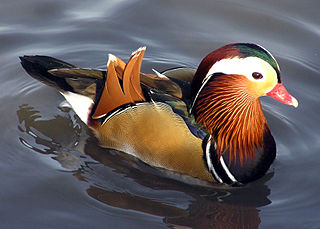
#> input picture 01 Computer Vision Basics/opencv.jpg, 320 x 229 px, found by its file name
$ jupyter execute OpenCV_for_Images.ipynb   (shell and % lines are left out)
#> lines starting #> are read from the running program, lines starting #| are printed output that depends on the picture
<a href="https://colab.research.google.com/github/e-abtahi/Computer_Vision_Portfolio/blob/main/01_Computer_Vision_Basics/OpenCV_for_Images.ipynb" target="_parent"></a>

# **Working with Images using OpenCV**

<b>OpenCV</b> stands for Open Source Computer Vision.<br>
In this notebook we will learn to use the OpenCV library.

You can find out more about the OpenCV library <a href = "https://opencv.org/"> **here**</a>.

## **OpenCV**
- **OpenCV** is a huge open-source **library** for **computer vision**, **machine learning**, and **image processing**.
-  It can process images and videos to identify objects, faces, or even human handwriting.
- It can also be integrated with other libraries such as **Numpy** (Python), which are capable of processing the OpenCV array structure.
- OpenCV is used to identify image patterns and various features of the image, by using vector space and performing mathematical operations on these features.

### Here we will cover the following topics:
- Reading an image.
- Displaying the shape of an image.
- Saving the image.
- Resizing the image.
- Conversion of the image to grayscale.
- Extracting the RGB values of a pixel.
- Adjusting Brightness and Contrast.
- Gaussian Blurring to reduce the noise of an image.
- Images as a multidimensional array.

### We would encourage you to first go through the functions and operations discussed below, and then try to implement and practise the same on other images.

### **OpenCV Functions covered in the Notebook**

#### **1. The imread(), imshow() and imwrite() functions**
- **imread():** Used to read the image. Refer to the image in the current working directory or provide the full path to the image.
- **imshow():** Used to display the image in a window. For Colab operations, use <i>"import from google.colab.patches"</i> and <i>"import cv2_imshow()"</i> to display the image. We will use the same in this practice notebook.
- **imwrite():** Used to save an image to the current working directory. You can use this to apply preprocessing to your images and then save the edits.

#### **2. The shape of the image**
- **.shape:** After reading the image, use .shape to find the shape of the image.
- Also, printing a read image outputs the numpy arrray implementation of the image and suggests that the image is saved as a numpy array in the object.

#### **3. Resizing the image**
- **resize():** Used to resize the image to a desired size.
<br> Syntax - "*cv2.resize(image, (110, 110))*"
-  Image resizing can help in reducing the number of pixels in an image and that has computational advantages - It can reduce the time of training of a neural network as the more the number of pixels in an image, the more the number of input nodes, which in turn increases the complexity of the model.
- Image resizing also helps in zooming in to images, which may help in better feature extraction.
- Many a time, we may need to resize the image i.e. either shrink it or scale it up to meet certain image size requirements, so it is an important step in the process.

#### **4. Converting an image**
- **cvtColor():** Used to convert the images using a certain conversion scheme.<br>
Syntax - "*cv2.cvtColor(image, code)*"<br>
- The arguments for this function are the image and the coversion code that needs to be applied on the image. To grayscale the images for example, we use the conversion code 'cv2.COLOR_BGR2GRAY' as the second argument.

#### **5. Gaussian Blurring**
- **cv2.GaussianBlur():** Used to apply a Gaussian Blur to the image.<br>
Syntax - <i>cv2.GaussianBlur(image, (5, 5), 2).</i><br>
The image is passed to the function along with the kernel size - Ex: "*cv2.GaussianBlur(image, (5, 5))*". Play around with the kernel size and spot the differences in the blurring.

#### **6. Extracting the ROI (Region of Interest)**
- A simple slicing operation similar to how Numpy arrays are sliced, can be used to extract the required Region of Interest. <br>
Syntax - <i> image[30:200,30:200]</i><br>
This can be used to extract specific required regions from the image, and may be an important hyperparameter if we have images with high variability in terms of the locations of important pixels.

- Computers 'look' at images as multidimensional arrays or matrices, but they can also be treated like functions (Ex: Taking the derivative over an image's x-axis).
- In the upcoming code blocks, an image of a Mandarin Duck is loaded from the file system and loaded into memory. This is the image on which we will be performing image processing operations from OpenCV. This image matrix is 220 x 220 x 3 which represents the number of rows x number of columns x number of color channels (RGB/BGR).
- We can then plot that data to view the image.
- **Note:** When images are loaded in OpenCV, they return BGR (blue, green, red) channels, where as Matplotlib expects RGB (red, green, blue).
<br> Therefore, we may need to convert loaded image matrices from BGR to RGB or vice-versa when switching between the two libraries.

### **Why is cv2_imshow() used in Google Colab over the cv2.imshow() used on local Jupyter notebooks?**
> **cv2.imshow()** requires a server in order to display an image, which is not available in Colab as it is used on the browser. Hence this function is not compatible with Google Colab and not used in this notebook.
<br><br> Hence we will be using the **cv2_imshow()** function which is in the "*google.colab.patches*" module, to display images in Colab.
<br><br>**cv2_imshow()** can be used in Google Colab by importing the function as shown below:
<br>
`from google.colab.patches import cv2_imshow`<br>
`cv2_imshow()`

## **Using OpenCV in Google Colab**
Google Colab already comes with the OpenCV module pre-installed, and it gets updated to the latest version from time to time by Google.

So we do not need to install it again on Colab.

## **Installing OpenCV on a Local Machine**

You can uncomment and use the below lines of code to install OpenCV on your local machine.

[cell 1]
# !pip install opencv-python
# !pip install opencv-contrib-python

[cell 2]
from google.colab import drive
drive.mount('/content/drive')

## **Checking the OpenCV version installed**

[cell 3]
# Import OpenCV using the below code
import cv2
cv2.__version__

## **Reading and Displaying Images using OpenCV - Differences between OpenCV & Matplotlib**
- We can read an image stored in the same device folder, via the **imread()** function of OpenCV.
- The image read in can be displayed using the **imshow()** function of Matplotlib.
- Alternatively we can use the **imshow()** function of OpenCV as well.
<br> This function requires a window_name parameter along with the image.

[cell 4]
import numpy as np
import matplotlib.pyplot as plt
from google.colab.patches import cv2_imshow

# Reading the image
img = cv2.imread('/content/drive/MyDrive/opencv.jpg')
#> img is the input picture: shape (229, 320, 3); mean B, G, R 93, 92.2, 100.3
# Displaying the image using OpenCV
cv2_imshow(img)

As we see above, OpenCV is able to successfully display the image read in.

- However, **one important point to note about OpenCV** is **it uses the BGR color scheme**, and not RGB.
- So **every image read in using OpenCV's cv2.imread() function saves the image as a BGR array**, and not as an RGB array.

This is fine if we're only working with OpenCV functions throughout, but **if we switch to another library that expects RGB arrays instead of BGR**, such as Matplotlib, it will wrongly read the Red values as if they were Blue, and the Blue values as Red, as it is expecting the image in the RGB format.

This problem manifests in the next code block.

[cell 5]
# Displaying the OpenCV image using Matplotlib
plt.imshow(img)
# Since Matplotlib expects an RGB image but we gave it a BGR image from OpenCV, the red colors of the duck have turned blue

- It can clearly be observed from the above image, that Matplotlib's **plt.imshow()** function has assumed the red channel of the OpenCV image to be the blue channel, as Matplotlib expects RGB images instead of the the BGR scheme that OpenCV images work with.
- Hence the duck is now wrongly colored blue instead of red.

The difference of color format is as follows:
*   **OpenCV uses the BGR format** to store and display images.
*   **Matplotlib uses the RGB format** to display images.

This difference in color schemes between OpenCV and Matplotlib needs to be kept in mind whenever transitioning from one library to another.

## **Resizing Images**

### **1. Resizing to a Specific Height and Width**

[cell 6]
height = 400
width = 400
dimensions = (width, height)
new_image = cv2.resize(img, dimensions)
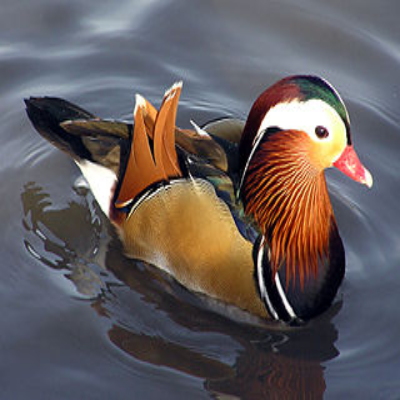
#> new_image: shape (400, 400, 3); mean B, G, R 92.9, 92, 100.2
print("Original shape :", img.shape )
#| Original shape : (229, 320, 3)
print("New shape      :", new_image.shape)
#| New shape      : (400, 400, 3)
cv2_imshow(new_image);

- As we see above, the scale of the X and Y axes have changed to **400 by 400**.
- The size of the image has changed from (220, 220,3) to **(400, 400,3)**.
- The dimensions show that the image is of resolution 400 x 400 (height x width) and the 3 stands for the number of channels (number of components used to represent each pixel - B, G and R).

### **2. Resizing to a Specific Height and Width & Preserving the Aspect Ratio of the Image**

[cell 7]
height = 400
width = 400
dimensions = (width, height)
new_image = cv2.resize(img, dimensions, interpolation=cv2.INTER_LINEAR)
print("Original shape :", img.shape )
#| Original shape : (229, 320, 3)
print("New shape      :", new_image.shape)
#| New shape      : (400, 400, 3)
cv2_imshow(new_image);

- Resizing images while maintaining their aspect ratio, is achieved through the use of the interpolation parameter in the **resize()** function.
- **Interpolation** is a technique that is used to create new pixels based on already present pixel values, and is hence required for resizing images while maintaining aspect ratios.
- Interpolation takes neighbourhood pixel values to create new pixels and increase/decrease the image size while keeping the aspect ratio constant.

### **3. Resizing with a Scaling Factor**

[cell 8]
height = img.shape[0]
#> height = 229
width = img.shape[1]
#> width = 320

# We want the new image to be 40% of the original image
scale_factor = 0.4
new_height = int(height * scale_factor)  # 229 * 0.4 = 91
#> new_height = 91
new_width = int(width * scale_factor)    # 320 * 0.4 = 128
#> new_width = 128
dimensions = (new_width, new_height)     # (91, 128)
#> dimensions = (128, 91)
new_image = cv2.resize(img, dimensions, interpolation=cv2.INTER_LINEAR)
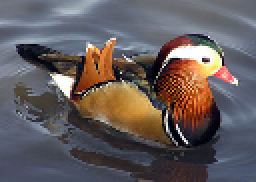
#> new_image: shape (91, 128, 3) (shown 2 times larger); mean B, G, R 92.9, 92.1, 100.2
print("Original shape :", img.shape )
#| Original shape : (229, 320, 3)
print("New shape      :", new_image.shape)
#| New shape      : (91, 128, 3)
cv2_imshow(new_image);

Since we want the new image to be 40% of the scale of the old one, our scale_factor will be 40% or **0.4.**

## **Color Conversion**

- **Color conversion is often an important image pre-processing step** before passing images to Deep Learning models, in order to simplify their learning tasks or improve their performance on those tasks.
- We can convert colors in an image using the **cvtColor()** function of OpenCV.
- This function takes in the image and the conversion code as its parameters.
- We can then display the image using **cv2_imshow()** on Google Colab.
- We can convert images to various color schemes, such as Grayscale, HSV, HSL etc., using the same **cvtColor()** function, as long as we pass the relevant conversion code.

### **1. Grayscale Conversion**

[cell 9]
img_gray = cv2.cvtColor(img, cv2.COLOR_BGR2GRAY)
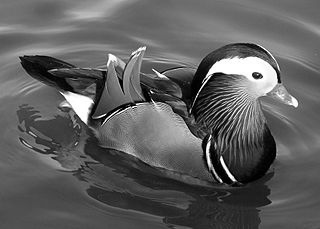
#> img_gray: shape (229, 320); min 0, max 255, mean 94.7
cv2_imshow(img_gray)

-   Here, the **cv2.COLOR_BGR2GRAY** conversion code is used in the **cvtColor()** function to convert our image to grayscale.
-   **Grayscale conversion**, as we know, helps in reducing the complexity of the image (one channel instead of three) and the computational power required to learn from the image, and is hence usually a good idea for Deep Learning models.

### **2. HSV Conversion**

[cell 10]
img_hsv = cv2.cvtColor(img, cv2.COLOR_BGR2HSV)
#> img_hsv: shape (229, 320, 3); mean H, S, V 90.4, 77, 113.6
cv2_imshow(img_hsv)

- Here, the **cv2.COLOR_BGR2HSV** conversion code is used in the **cvtColor()** function to convert our image to the HSV color scheme.
- The HSV color scheme finds great use in performance-critical Computer Vision tasks, such as object detection for images with poor lighting, because the various objects in an image may not be clearly distinguishable in normal RGB colors, and the HSV color scheme enhances the ability to detect separate entities and patterns in such images.

## **Adjusting the Brightness and Contrast of Images**

- Increasing the contrast of an image increases the difference between the light and dark areas of the picture. Decreasing the contrast, on the other hand, makes the picture look a little washed out. Finding the right contrast of an image can sometimes be a useful hyperparameter to tune in maximimzing the performance of our Deep Learning models.

- The brightness of an image is changed by manipulating its pixel values. The greater the pixel value, the closer it is towards white and the brighter it will be. Conversely, making pixel values smaller will make them darker. Adjusting the brightness of a pixel is as simple as adding a variable value to each pixel's intensity value.

- Contrast and Brightness are often used in object detection and image segmentation tasks in Computer Vision, to make the edges of objects more clear by exaggerating neighbor pixel intensity differences.

- To change the Contrast and Brightness of images, we use a function called **convertScaleAbs()**.

[cell 11]
def brightness_contrast(img, alpha = 0, beta = 0):
    # alpha Contrast control (1.0-3.0)
    # beta Brightness control (0-100)

#> called with alpha = 1, beta = 50
    adjusted = cv2.convertScaleAbs(img, alpha=alpha, beta=beta)
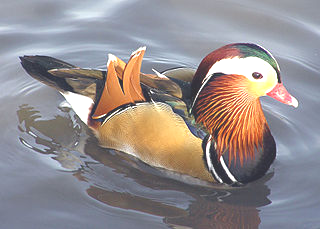
#> adjusted: shape (229, 320, 3); mean B, G, R 142.1, 140.9, 148.1
    return adjusted

-   **The alpha value** - It is used for Contrast control (1.0 - 3.0)
-   **The beta value** - It is used for Brightness control (0 - 100)

[cell 12]
new_img = brightness_contrast(img, 1, 50)

print("Original Image")
cv2_imshow(img)

print("\n")

print("Image with Increased Brightness")
cv2_imshow(new_img)

[cell 13]
new_img = brightness_contrast(img, 2, 0)
#> call 2 of brightness_contrast, with alpha = 2, beta = 0
#> in brightness_contrast (call 2), `adjusted = cv2.convertScaleAbs(img, alpha=alpha, beta=beta)`:
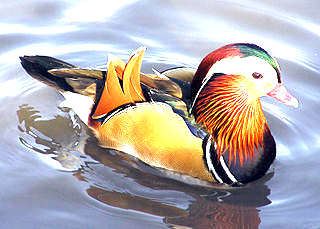
#> adjusted: shape (229, 320, 3); mean B, G, R 173.4, 171.6, 178
print("Original Image")
cv2_imshow(img)

print("\n")

print("Image with Increased Contrast")
cv2_imshow(new_img)

## **Gaussian Blurring**

**Gaussian Blurring** is a filtering technique for images, where a kernel with values in a Gaussian distribution are used. The values are generated by a Gaussian function, so that requires a sigma value for its parameter.

- Gaussian Blurring helps in Noise Removal and in smoothening the image.
- Through Gaussian Blurring, low-intensity edges are removed.
- This helps in hiding certain details about the image where necessary.

[cell 14]
Gaussian1 = cv2.GaussianBlur(img, ksize =(5, 5),sigmaX =  0)
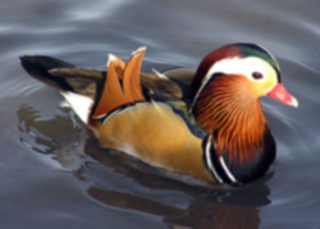
#> Gaussian1: shape (229, 320, 3); mean B, G, R 93, 92.2, 100.3
Gaussian2 = cv2.GaussianBlur(img,ksize= (15, 15), sigmaX= 0)
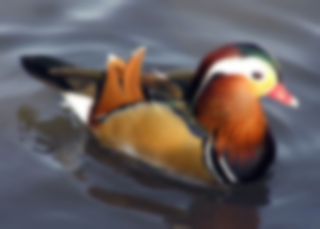
#> Gaussian2: shape (229, 320, 3); mean B, G, R 93, 92.1, 100.3
print('Original Image')
cv2_imshow(img)

print("\n")

print('Output after the First Gaussian Blurring')
cv2_imshow(Gaussian1)

print("\n")

print('Output after the Second Gaussian Blurring \n')
cv2_imshow(Gaussian2)

## **Images as Multidimensional Arrays**

[cell 15]
print('Image Matrix: \n', img)
#> (printed output is left out)
print(type(img))
#| <class 'numpy.ndarray'>

[cell 16]
print("The shape of the original Image is ",img.shape)
#| The shape of the original Image is  (229, 320, 3)
print("Size of Original image",img.size)
#| Size of Original image 219840
print("The shape of the Grayscale Image is ",img_gray.shape)
#| The shape of the Grayscale Image is  (229, 320)
print("Size of Grayscale image",img_gray.size)
#| Size of Grayscale image 73280

- From the above, we clearly observe the shape of the original RGB image as a three dimensional array, whereas the grayscale image can be seen as a two dimensional image.

- We also observe the dimensions of the image being decreased from a 3D Array (229, 320, 3) to a 2D Array (229, 320) while converting an RGB image into a grayscale image.

## **Region of Interest**

- Extracting the Region of Interest (ROI) of an image is as simple as slicing an array in Python.
- In this case, we slice the Numpy arrays that represent the images to extract the Region of Interest.
- We use this technique to focus on specific regions from our image (i.e. Region of Interest). This may be required in certain use cases where only some part of the image contains the information we really require for a Computer Vision task, and the other background parts of an image can be removed as they don't contribute any value to the predictive power our model needs.

[cell 17]
roi=img[30:200,50:300]
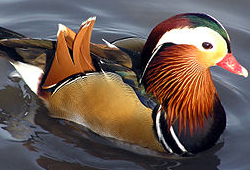
#> roi: shape (170, 250, 3); mean B, G, R 82.7, 90.8, 107.9
cv2_imshow(roi)
